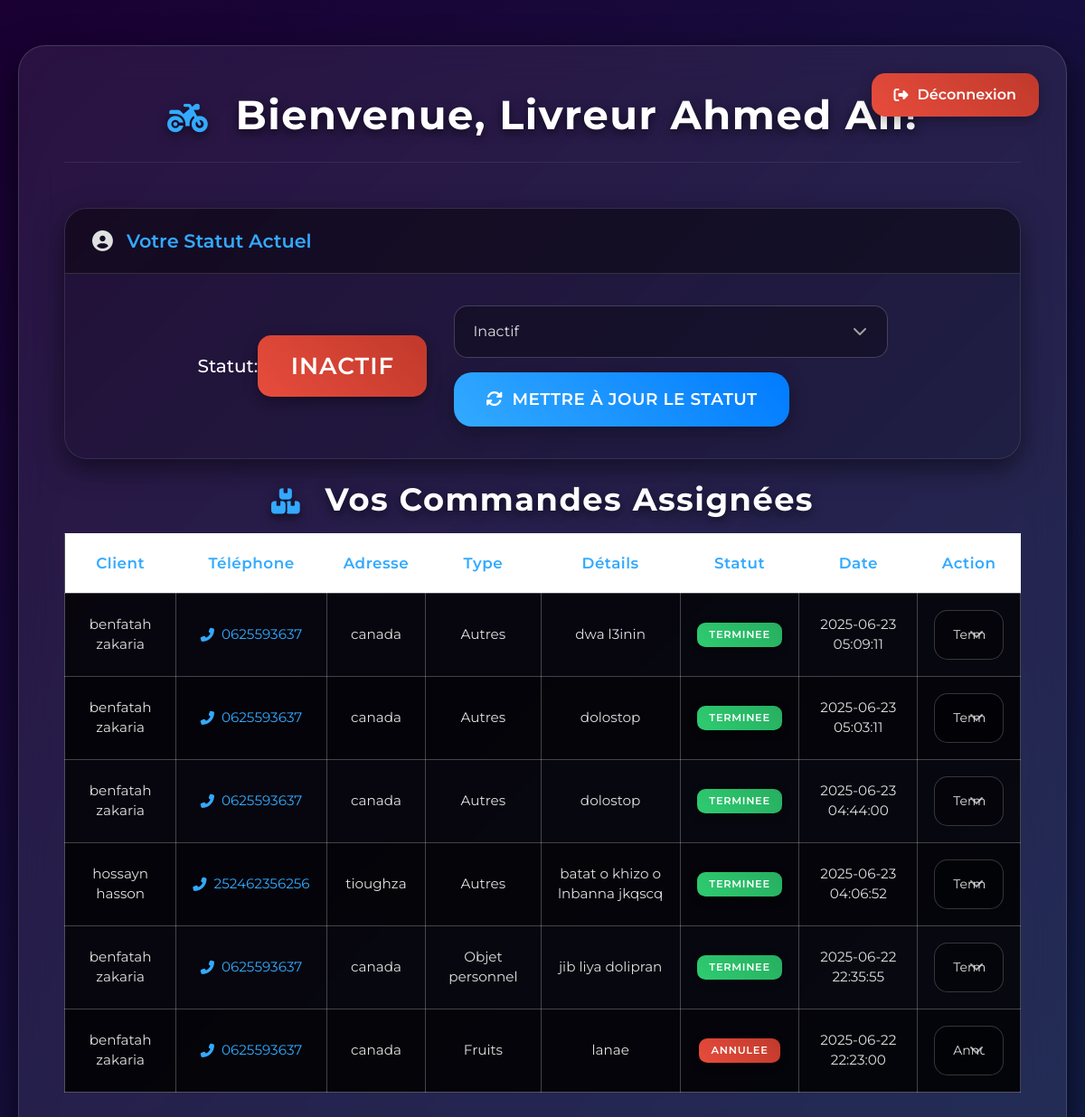
/livreur.php (signed in), run on the app's committed database.
### tables this page shows
CREATE TABLE `livreurs` (
  `id` int(11) NOT NULL AUTO_INCREMENT,
  `nom_livreur` varchar(255) NOT NULL,
  `prenom` varchar(255) DEFAULT NULL,
  `cin` varchar(50) DEFAULT NULL UNIQUE,
  `email` varchar(255) DEFAULT NULL UNIQUE,
  `telephone` varchar(50) DEFAULT NULL,
  `situation_familiale` varchar(100) DEFAULT NULL,
  `statut` enum('actif','inactif') DEFAULT 'inactif',
  `contact` varchar(255) DEFAULT NULL,
  `date_embauche` date DEFAULT NULL,
  `age` int(11) DEFAULT NULL,
  `deleted_at` datetime DEFAULT NULL,
  PRIMARY KEY (`id`)
);

CREATE TABLE `commandes` (
  `id` int(11) NOT NULL AUTO_INCREMENT,
  `client_id` int(11) NOT NULL,
  `type_commande` varchar(100) NOT NULL,
  `demande_exacte` text NOT NULL,
  `livreur_id` int(11) DEFAULT NULL,
  `statut` varchar(50) DEFAULT 'en attente',
  `date_commande` datetime DEFAULT current_timestamp(),
  `archived_at` datetime DEFAULT NULL,
  `deleted_at` datetime DEFAULT NULL,
  PRIMARY KEY (`id`),
  KEY `client_id` (`client_id`),
  KEY `livreur_id` (`livreur_id`),
  CONSTRAINT `commandes_ibfk_1` FOREIGN KEY (`client_id`) REFERENCES `clients` (`id`) ON DELETE CASCADE,
  CONSTRAINT `commandes_ibfk_2` FOREIGN KEY (`livreur_id`) REFERENCES `livreurs` (`id`) ON DELETE SET NULL
);

CREATE TABLE `clients` (
  `id` int(11) NOT NULL AUTO_INCREMENT,
  `nom` varchar(255) NOT NULL,
  `prenom` varchar(255) NOT NULL,
  `email` varchar(255) NOT NULL UNIQUE,
  `telephone` varchar(50) NOT NULL,
  `adresse` text NOT NULL,
  PRIMARY KEY (`id`)
);

### livreur.php (the view, shortened to what this page needs)
<?php
require "connexion.php";
$livreur_id = $_SESSION['livreur_id'];
$stmt_livreur = $pdo->prepare("SELECT id, nom_livreur, prenom, statut FROM livreurs WHERE id = ?");
$stmt_livreur->execute([$livreur_id]);
$livreur = $stmt_livreur->fetch();
$stmt_commandes_livreur = $pdo->prepare("
    SELECT
        c.id AS commande_id,
        cl.nom AS client_nom,
        cl.prenom AS client_prenom,
        cl.telephone AS client_tel,
        cl.adresse AS client_adresse,
        c.type_commande,
        c.demande_exacte,
        c.statut AS commande_statut,
        c.date_commande
    FROM commandes c
    JOIN clients cl ON c.client_id = cl.id
    WHERE c.livreur_id = ?
    ORDER BY c.date_commande DESC
");
$stmt_commandes_livreur->execute([$livreur_id]);
$commandes_livreur = $stmt_commandes_livreur->fetchAll();
?>
<!DOCTYPE html>
<html lang="fr">
<head>
    <link href="https://cdn.jsdelivr.net/npm/bootstrap@5.3.3/dist/css/bootstrap.min.css" rel="stylesheet">
    <link rel="stylesheet" href="https://cdnjs.cloudflare.com/ajax/libs/font-awesome/6.5.0/css/all.min.css">
</head>
<body>
    <div class="container">
        <a href="livreur_logout.php" class="logout-btn">
            <i class="fas fa-sign-out-alt"></i> Déconnexion
        </a>
        <h1 class="mb-4 text-center">
            <i class="fas fa-motorcycle"></i> Bienvenue, Livreur <?php echo htmlspecialchars($livreur['nom_livreur'] . ' ' . $livreur['prenom']); ?>!
        </h1>
        <hr>
        <div class="card mb-4">
            <div class="card-header">
                <i class="fas fa-user-circle"></i> Votre Statut Actuel
            </div>
            <div class="card-body">
                <div class="status-form">
                    <p class="card-text mb-0">Statut:
                        <span class="badge <?php echo ($livreur['statut'] == 'actif') ? 'bg-success' : 'bg-danger'; ?>">
                            <?php echo htmlspecialchars(ucfirst($livreur['statut'])); ?>
                        </span>
                    </p>
                    <form method="POST" action="livreur.php" class="d-flex align-items-center flex-wrap gap-3">
                        <select name="new_statut" id="new_statut" class="form-select flex-grow-1">
                            <option value="inactif" <?php echo ($livreur['statut'] == 'inactif') ? 'selected' : ''; ?>>Inactif</option>
                        </select>
                        <button type="submit" class="btn btn-primary">
                            <i class="fas fa-sync-alt"></i> Mettre à jour le statut
                        </button>
                    </form>
                </div>
            </div>
        </div>
        <h2 class="mb-3">
            <i class="fas fa-boxes"></i> Vos Commandes Assignées
        </h2>
        <?php if (empty($commandes_livreur)): ?>
            <div class="alert alert-info text-center" role="alert">
                <i class="fas fa-info-circle"></i> Vous n'avez pas de commandes assignées pour le moment.
            </div>
        <?php else: ?>
            <div class="table-responsive">
                <table class="table table-bordered table-striped">
                    <thead>
                        <tr>
                            <th>Client</th>
                            <th>Téléphone</th>
                            <th>Adresse</th>
                            <th>Type</th>
                            <th>Détails</th>
                            <th>Statut</th>
                            <th>Date</th>
                            <th>Action</th>
                        </tr>
                    </thead>
                    <tbody>
                        <?php foreach ($commandes_livreur as $commande): ?>
                        <tr>
                            <td><?php echo htmlspecialchars($commande['client_nom'] . ' ' . $commande['client_prenom']); ?></td>
                            <td>
                                <a href="tel:<?php echo htmlspecialchars($commande['client_tel']); ?>" class="client-phone-link">
                                    <i class="fas fa-phone-alt"></i><?php echo htmlspecialchars($commande['client_tel']); ?>
                                </a>
                            </td>
                            <td><?php echo htmlspecialchars($commande['client_adresse']); ?></td>
                            <td><?php echo htmlspecialchars(ucfirst($commande['type_commande'])); ?></td>
                            <td><?php echo nl2br(htmlspecialchars($commande['demande_exacte'])); ?></td>
                            <td>
                                <span class="badge <?php
                                    if ($commande['commande_statut'] == 'terminee') echo 'bg-success';
                                    else if ($commande['commande_statut'] == 'en cours') echo 'bg-info';
                                    else if ($commande['commande_statut'] == 'annulee') echo 'bg-danger';
                                    else if ($commande['commande_statut'] == 'affectee') echo 'bg-info';
                                    else echo 'bg-warning';
                                ?>">
                                    <?php echo htmlspecialchars(ucfirst($commande['commande_statut'])); ?>
                                </span>
                            </td>
                            <td><?php echo htmlspecialchars($commande['date_commande']); ?></td>
                            <td>
                                <form method="POST" action="livreur.php">
                                    <select name="new_commande_statut" class="form-select form-select-sm" onchange="this.form.submit()">
                                        <option value="terminee" <?php echo ($commande['commande_statut'] == 'terminee') ? 'selected' : ''; ?>>Terminée</option>
                                        <option value="annulee" <?php echo ($commande['commande_statut'] == 'annulee') ? 'selected' : ''; ?>>Annulée</option>
                                    </select>
                                </form>
                            </td>
                        </tr>
                        <?php endforeach; ?>
                    </tbody>
                </table>
            </div>
        <?php endif; ?>
    </div>
</body>
</html>

### data on the page
livreurs: nom_livreur+prenom "Ahmed Ali", statut "INACTIF", new_statut "Inactif"
commandes: client.prenom "benfatah zakaria", client.telephone "0625593637", client.adresse "canada", type_commande "Autres", demande_exacte "dwa l3inin", statut "TERMINEE", date_commande "2025-06-23 05:09:11", new_commande_statut "Terminée"
commandes: client.prenom "benfatah zakaria", client.telephone "0625593637", client.adresse "canada", type_commande "Autres", demande_exacte "dolostop", statut "TERMINEE", date_commande "2025-06-23 05:03:11", new_commande_statut "Terminée"
commandes: client.prenom "benfatah zakaria", client.telephone "0625593637", client.adresse "canada", type_commande "Autres", demande_exacte "dolostop", statut "TERMINEE", date_commande "2025-06-23 04:44:00", new_commande_statut "Terminée"
commandes: client.prenom "hossayn hasson", client.telephone "252462356256", client.adresse "tioughza", type_commande "Autres", demande_exacte "batat o khizo o lnbanna jkqscq", statut "TERMINEE", date_commande "2025-06-23 04:06:52", new_commande_statut "Terminée"
commandes: client.prenom "benfatah zakaria", client.telephone "0625593637", client.adresse "canada", type_commande "Objet personnel", demande_exacte "jib liya dolipran", statut "TERMINEE", date_commande "2025-06-22 22:35:55", new_commande_statut "Terminée"
commandes: client.prenom "benfatah zakaria", client.telephone "0625593637", client.adresse "canada", type_commande "Fruits", demande_exacte "lanae", statut "ANNULEE", date_commande "2025-06-22 22:23:00", new_commande_statut "Annulée"
